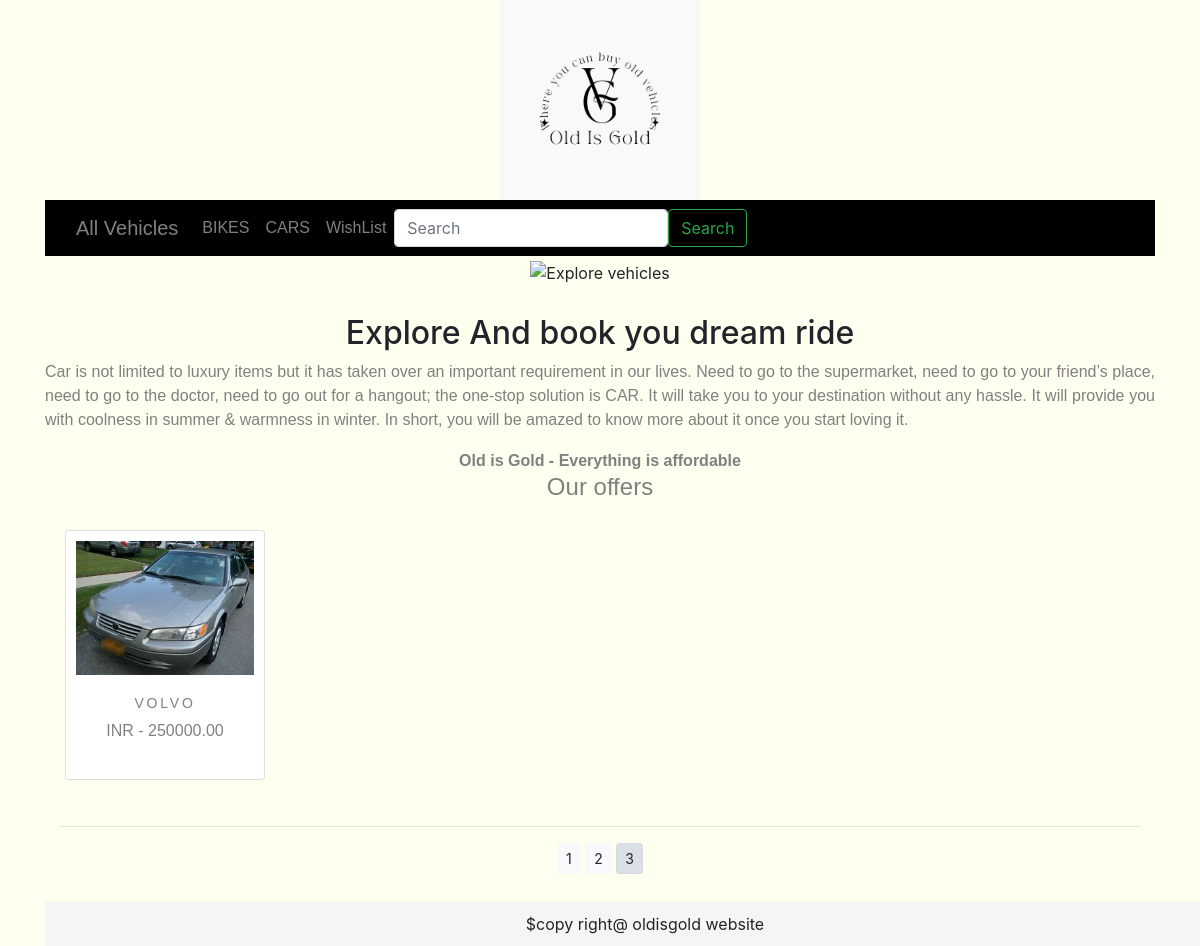
Screenshot of /ecomapp/?page=3 with the database file from the repository.
### ecomapp/models.py (models this page shows, shortened)
class Category(models.Model):
    name=models.CharField(max_length=250,unique=True)
    slug=models.SlugField(max_length=250,unique=True)
    image=models.ImageField(upload_to='category',blank=True)
    desc=models.TextField(blank=True)
    class Meta:
        ordering=('name',)
        verbose_name='category'
        verbose_name_plural='categories'
    def get_url(self):
        return reverse('ecom:products_by_category',args=[self.slug])

class Product(models.Model):
    name=models.CharField(max_length=250,unique=True)
    slug=models.SlugField(max_length=250,unique=True)
    image=models.ImageField(upload_to='category',blank=True)
    desc=models.TextField(blank=True)
    price=models.DecimalField(max_digits=10,decimal_places=2)
    category=models.ForeignKey(Category,on_delete=models.CASCADE)
    available=models.BooleanField(default=True)
    stock=models.IntegerField()
    created=models.DateTimeField(auto_now_add=True)
    updated = models.DateTimeField(auto_now_add=True)
    def get_url(self):
        return reverse('ecom:prodcatdetails', args=[self.category.slug,self.slug])
    class Meta:
        ordering=('name',)
        verbose_name='product'
        verbose_name_plural='products'

### ecomapp/views.py (the view)
# urls.py: path('', views.allprodcat, name='allprodcat'),
def allprodcat(request, c_slug=None):
    c_page = None
    products_list = None
    if c_slug != None:
        c_page = get_object_or_404(Category, slug=c_slug)
        products_list = Product.objects.all().filter(category=c_page, available=True)
    else:
        products_list = Product.objects.all().filter(available=True)
    paginator=Paginator(products_list,4)
    try:
        page=int(request.GET.get('page','1'))
    except:
        page=1
    try:
        products=paginator.page(page)
    except (EmptyPage,InvalidPage):
        products=paginator.page(paginator.num_pages)
    return render(request, 'category.html', {'category': c_page, 'products': products})

### ecomapp/context_processors.py (called while the page is built)
def menu_links(request):
    links = Category.objects.all()
    return dict(links=links)

### templates/category.html (shortened to what this page needs)
{% extends 'base.html' %}
{% load static %}
{% block content %}
<div>
    <div class="mx_auto">
        {% if category %}
        <center>
        <img  src="{{category.image.url}}"alt="{{category.name}}" height="250" width="500">
            </center>
    </div>
    <br>
    <div>
        <h2 class="text-center my_title" >{{category.name}}</h2>
        <p class="text-justify">{{category.desc}}</p>
    </div>
    {% else %}
    <div>
        <center>
        <img  class="my_image my_image_padding" src="{% static 'img/banner.png' %}" alt="Explore vehicles" height="300" width="700">
            </center>
    </div>
    <br>
    <div>
        <center>
        <h2>Explore And book you dream ride</h2>
        <P class="text-justify my_font">Car is not limited to luxury items but it has taken over an important requirement in our lives. Need to go to the supermarket, need to go to your friend’s place, need to go to the doctor, need to go out for a hangout; the one-stop solution is CAR. It will take you to your destination without any hassle. It will provide you with coolness in summer & warmness in winter. In short, you will be amazed to know more about it once you start loving it. </P>
        <b class="my_font">Old is Gold - Everything is affordable</b>
        </center>
    </div>
    {% endif %}
</div>
<div>
    <center>
        <h4 class="my_font" >Our offers</h4>
    </center>
</div>
<div  class="container">
    <div class="row">
        {% for i in products.object_list %}
        <div class="my_bottom_margin  col-md-3" style="padding:20px;">
            <div class="card text-center" style="min-width:12rem;padding:10px;width: 200px;height: 250px;">
                <a href="{{i.get_url}}"><img class="card-image-top my_image" src="{{i.image.url}}" alt="{{i.name}}" height="200" width="200"> </a>
            <div class="card-body">
            <h4 class="my_font">{{i.name}}</h4>
            <p class="my_font">INR - {{i.price}}</p>
            </div>
            </div>
            </div>
        {% endfor %}
    </div>
    <div class="mx-auto">
        {% if products.paginator.num_pages > 1 %}
        <hr>
        <div class="text-center">
            {% for pg in products.paginator.page_range %}
            <a href="?page={{pg}}" class="btn btn-light btn-sm {% if products.number == pg %} active {% endif %}">{{pg}}</a>
        {% endfor %}
        </div>
        {% endif %}
    </div>
    <br>
</div>
{% endblock %}

### templates/nav.html (shortened to what this page needs)
<nav class="navbar navbar-expand-lg bg-body-dark navbar sticky-top " style="background-color:black;">
  <div class="container-fluid">
    <a class="navbar-brand my_font" href="{% url 'ecom:allprodcat' %}">All Vehicles</a>
    <div class="collapse navbar-collapse" id="navbarTogglerDemo02">
      <ul class="navbar-nav me-auto mb-2 mb-lg-0">
         {% for cat in links %}
        <li class="nav-item">
          <a class="nav-link active my_font" aria-current="page" href="{{cat.get_url}}">{{cat.name}}</a>
        </li>
        {% endfor %}
        <li class="nav-item">
          <a class="nav-link  my_font" href="{% url 'cart:cart_detail' %}" > WishList </a>
        </li>
      </ul>
      <form class="d-flex " action="{% url 'search:searchRes' %}" method="GET">
        <input class="form-control me-2"  placeholder="Search"  name="q">
        <button class="btn btn-outline-success" type="submit">Search</button>
      </form>
    </div>
  </div>
</nav>

### static/css/custom.css (style rules this page uses)
.my_image { width:100%; height:auto; }
.my_image_padding { padding:5px; }
.my_font { color:grey; font-family: "Montserrat", sans-serif; }
.my_bottom_margin { margin-bottom:10px; }
.card-body h4 { font-size:14px; font-family: "Montserrat", sans-serif; text-transform:uppercase; letter-spacing:.2em; }
.row:after { content: ""; display: table; clear: both; }

### rows the page displays
Category: name "BIKES"
Category: name "CARS"
Product: image (picture), name "VOLVO", price "250000.00"

### other values shown
{{ pg }} "1" "2" "3"
